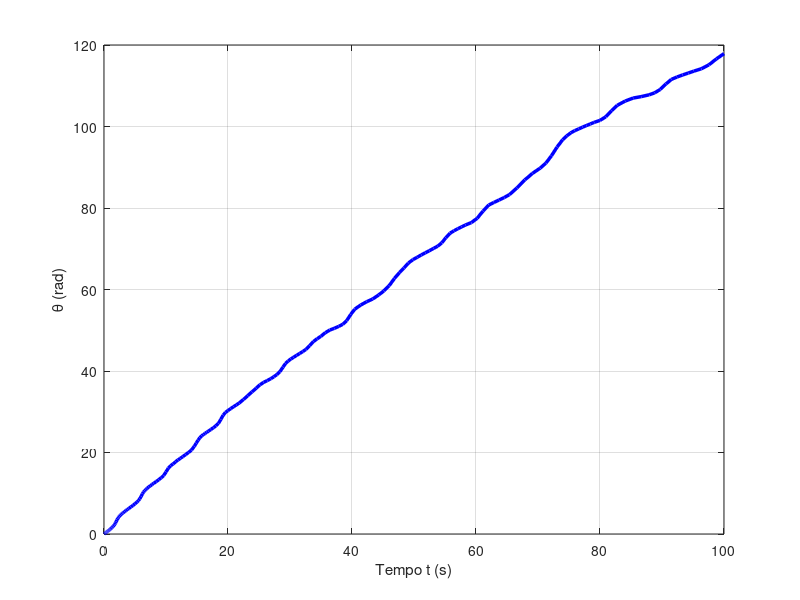
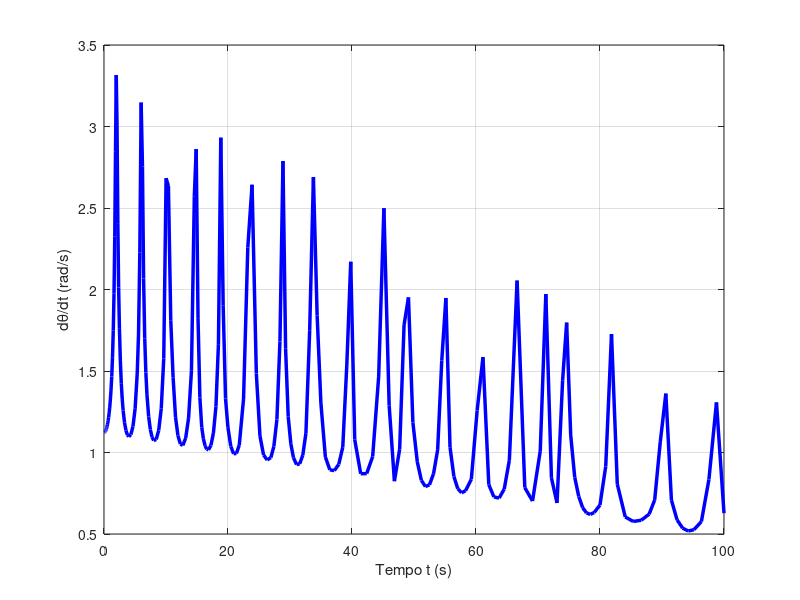
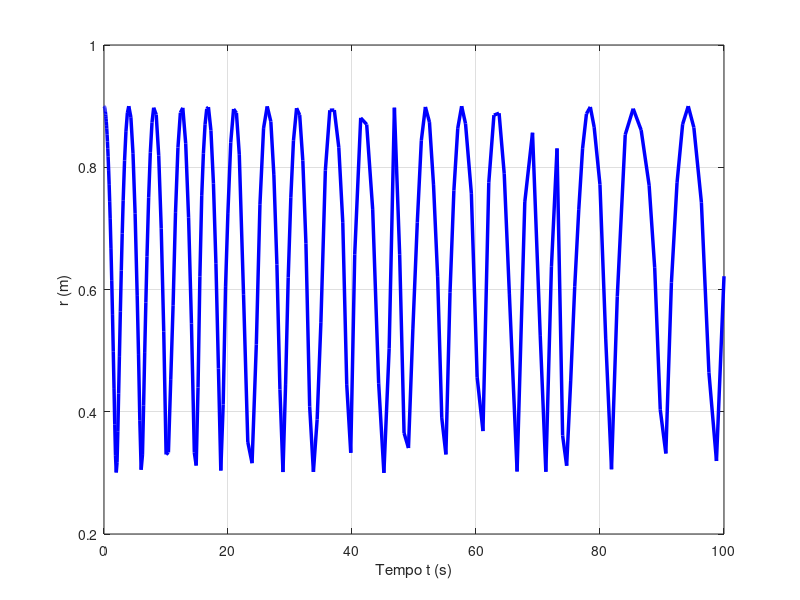
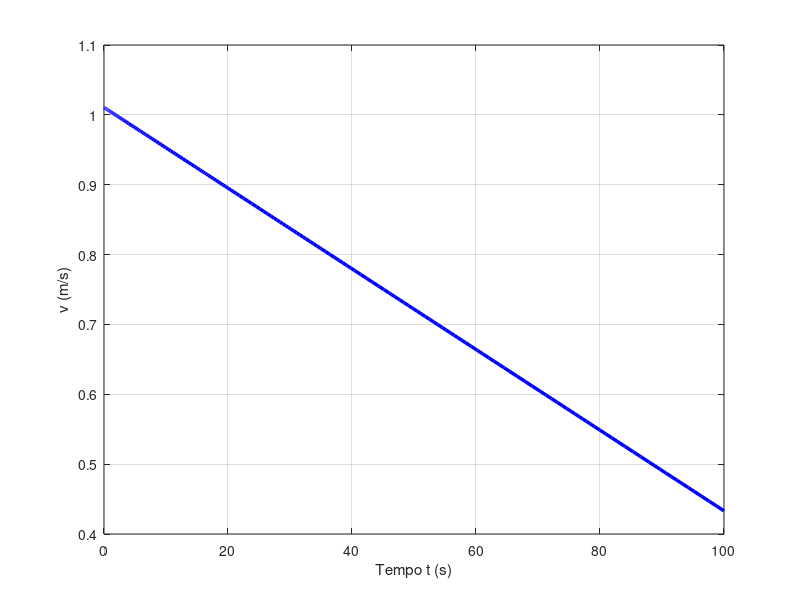

These figures' MATLAB source, in order:
clear all; clc;

% Informações iniciais do sistema
m = 1; % Massa da partícula (kg)
n = 76; % Final do Número USP
r_theta = @(theta) 0.3 .* (2 + cos(theta)); % Raio como função do ângulo
v = @(t) 0.025*(155 + n)*(175 - t)*1e-3; % Velocidade como função do tempo (m/s)

% Derivadas para a ODE

dr_theta = @(theta) -0.3 .* sin(theta); % Derivada do raio em relação ao ângulo
dtheta_dt = @(t, theta) v(t) ./ sqrt(r_theta(theta).^2 + dr_theta(theta).^2); % Derivada do ângulo em relação ao tempo

[t_res, theta_res] = ode45(dtheta_dt, [0, 100], 0); % Resolvendo a ODE para obter theta(t)
r_res = r_theta(theta_res); % Calculando o raio correspondente a cada theta

% Apresentar a Tragetória da Partícula

theta_trajetoria = linspace(0, 2*pi, 5000); % Criando o vetor de ângulos para a trajetória (0 a 2*pi com 500 pontos)
r_trajetoria = r_theta(theta_trajetoria); % Calculando o raio específico para essa trajetória geométrica

% Convertendo para coordenadas cartesianas (X e Y)
x_traj = r_trajetoria .* cos(theta_trajetoria);
y_traj = r_trajetoria .* sin(theta_trajetoria);

% Resgatando tempo em que a partícula completa 3 voltas (6*pi radianos)

indice_3_voltas = find(theta_res >= 6*pi, 1);
tempo_3_voltas = t_res(indice_3_voltas);

%---------------------------------------------------- FIGURAS ----------------------------------------------------

figure;
% 'b-' cria uma linha azul contínua; LineWidth aumenta a espessura
plot(t_res, theta_res, 'b-', 'LineWidth', 2.5); 
grid on;
% Nomeando os eixos e o título do gráfico
xlabel('Tempo t (s)'); 
ylabel('\theta (rad)'); % O MATLAB entende comandos como \theta para criar a letra grega

figure;
% 'b-' cria uma linha azul contínua; LineWidth aumenta a espessura
plot(t_res, dtheta_dt(t_res, theta_res), 'b-', 'LineWidth', 2.5); 
grid on;
% Nomeando os eixos e o título do gráfico
xlabel('Tempo t (s)'); 
ylabel('d\theta/dt (rad/s)'); % O MATLAB entende comandos como \theta para criar a letra grega

figure;
% 'b-' cria uma linha azul contínua; LineWidth aumenta a espessura
plot(t_res, r_res, 'b-', 'LineWidth', 2.5); 
grid on;
ylim([0.2, 1]);
% Nomeando os eixos e o título do gráfico
xlabel('Tempo t (s)'); 
ylabel('r (m)'); % O MATLAB entende comandos como \theta para criar a letra grega

figure;
% 'b-' cria uma linha azul contínua; LineWidth aumenta a espessura
plot(t_res, v(t_res), 'b-', 'LineWidth', 2.5); 
grid on;
% Nomeando os eixos e o título do gráfico
xlabel('Tempo t (s)'); 
ylabel('v (m/s)'); % O MATLAB entende comandos como \theta para criar a letra grega

figure;
% 'b-' cria uma linha azul contínua; LineWidth aumenta a espessura
plot(theta_res, dtheta_dt(t_res, theta_res), 'b-', 'LineWidth', 2.5); 
grid on;
% Nomeando os eixos e o título do gráfico
xlabel('\theta (rad)'); 
ylabel('d\theta/dt (rad/s)'); % O MATLAB entende comandos como \theta para criar a letra grega

% Plotando a trajetória limpa
figure;
plot(x_traj, y_traj, 'b-', 'LineWidth', 2.5);
grid on;
axis equal; % Mantém a proporção real do limaçon
ylim([-0.8, 0.8]);
xlabel('Posição X (m)');
ylabel('Posição Y (m)');
